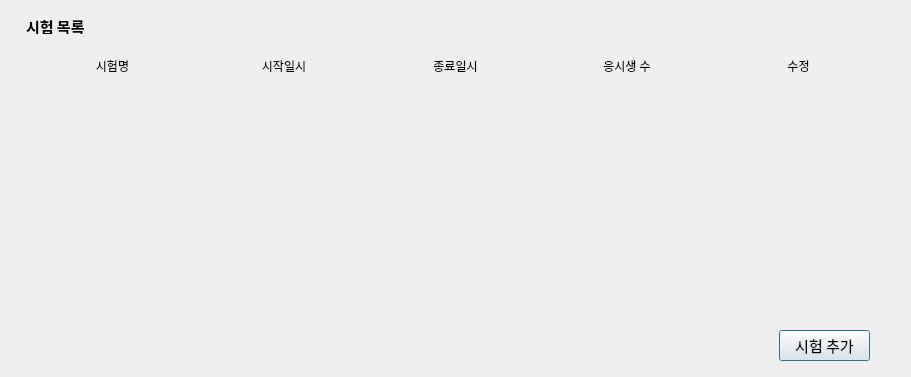
<?xml version="1.0" encoding="UTF-8"?>
<ui version="4.0">
 <class>Dialog</class>
 <widget class="QDialog" name="Dialog">
  <property name="geometry">
   <rect>
    <x>0</x>
    <y>0</y>
    <width>911</width>
    <height>377</height>
   </rect>
  </property>
  <property name="windowTitle">
   <string>Dialog</string>
  </property>
  <widget class="QLabel" name="label">
   <property name="geometry">
    <rect>
     <x>26</x>
     <y>18</y>
     <width>81</width>
     <height>16</height>
    </rect>
   </property>
   <property name="font">
    <font>
     <family>굴림</family>
     <pointsize>11</pointsize>
     <weight>75</weight>
     <bold>true</bold>
    </font>
   </property>
   <property name="text">
    <string>시험 목록</string>
   </property>
  </widget>
  <widget class="QPushButton" name="pushButton">
   <property name="geometry">
    <rect>
     <x>779</x>
     <y>330</y>
     <width>91</width>
     <height>31</height>
    </rect>
   </property>
   <property name="font">
    <font>
     <family>굴림</family>
     <pointsize>11</pointsize>
    </font>
   </property>
   <property name="text">
    <string>시험 추가</string>
   </property>
  </widget>
  <widget class="QWidget" name="gridLayoutWidget">
   <property name="geometry">
    <rect>
     <x>30</x>
     <y>85</y>
     <width>851</width>
     <height>231</height>
    </rect>
   </property>
   <layout class="QGridLayout" name="gridLayout"/>
  </widget>
  <widget class="QWidget" name="horizontalLayoutWidget">
   <property name="geometry">
    <rect>
     <x>30</x>
     <y>50</y>
     <width>851</width>
     <height>31</height>
    </rect>
   </property>
   <layout class="QHBoxLayout" name="horizontalLayout">
    <item>
     <widget class="QLabel" name="label_6">
      <property name="text">
       <string>시험명</string>
      </property>
      <property name="alignment">
       <set>Qt::AlignCenter</set>
      </property>
     </widget>
    </item>
    <item>
     <widget class="QLabel" name="label_5">
      <property name="text">
       <string>시작일시</string>
      </property>
      <property name="alignment">
       <set>Qt::AlignCenter</set>
      </property>
     </widget>
    </item>
    <item>
     <widget class="QLabel" name="label_4">
      <property name="text">
       <string>종료일시</string>
      </property>
      <property name="alignment">
       <set>Qt::AlignCenter</set>
      </property>
     </widget>
    </item>
    <item>
     <widget class="QLabel" name="label_3">
      <property name="text">
       <string>응시생 수</string>
      </property>
      <property name="alignment">
       <set>Qt::AlignCenter</set>
      </property>
     </widget>
    </item>
    <item>
     <widget class="QLabel" name="label_2">
      <property name="text">
       <string>수정</string>
      </property>
      <property name="alignment">
       <set>Qt::AlignCenter</set>
      </property>
     </widget>
    </item>
   </layout>
  </widget>
 </widget>
 <resources/>
 <connections>
  <connection>
   <sender>pushButton</sender>
   <signal>clicked()</signal>
   <receiver>Dialog</receiver>
   <slot>insert_test()</slot>
   <hints>
    <hint type="sourcelabel">
     <x>350</x>
     <y>307</y>
    </hint>
    <hint type="destinationlabel">
     <x>254</x>
     <y>307</y>
    </hint>
   </hints>
  </connection>
 </connections>
 <slots>
  <slot>insert_test()</slot>
 </slots>
</ui>
